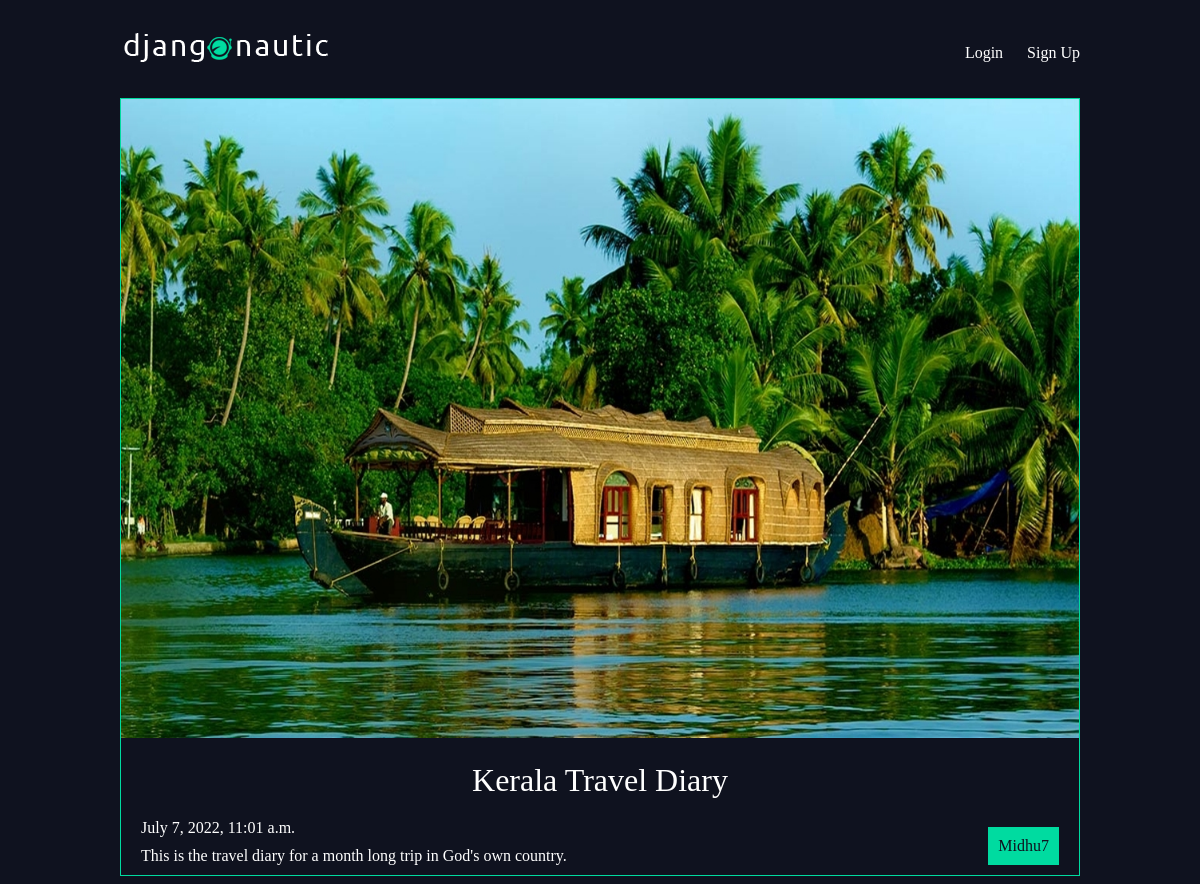
The page /articles/kerala-travel-diary/ on the database its author committed.
### articles/models.py (models this page shows, shortened)
class Article(models.Model):
    title = models.CharField(max_length=100)
    slug = models.SlugField()
    body = models.TextField()
    date = models.DateTimeField(auto_now_add=True)
    thumb = models.ImageField(default='default.png', blank=True)
    author = models.ForeignKey(User, on_delete=models.CASCADE, default=None)

### articles/views.py (the view)
# urls.py: path('<slug>/', views.article_detail, name='detail'),
def article_detail(request, slug):
    article = Article.objects.get(slug = slug)
    return render(request, 'articles/article_detail.html', {'article':article})

### articles/templates/articles/article_detail.html
{% extends 'base_layout.html' %}
{% block content %}
<div class="article-detail">
    <div class="article">
        <img src="{{article.thumb.url}}" alt="Image">
        <h2>{{article.title}}</h2>
        <p>{{article.date}}</p>
        <p>{{article.body}}</p>
        <p class="author">{{article.author.username}}</p>
    </div>
</div>
{% endblock %}

### assets/styles.css (style rules this page uses)
body { background-color: #0f121f; background-image: url(/static/stars.png); color: #fff; }
body * { font-family: Ubuntu; }
h1, h2, h3, h4, h5 { font-weight: normal; margin: 0; }
.article { padding: 10px; border: 1px solid #00dba0; position: relative; padding-bottom: 40px; }
.article h2 { font-size: 1.2em; }
.article .author { padding: 10px; background: #00dba0; position: absolute; right: 0; bottom: 0; margin: 0; color: #0f121f; }
.article-detail .article { padding: 0; }
.article-detail .article img { max-width: 100%; }
.article-detail .article h2 { text-align: center; margin: 20px auto; font-size: 2em }
.article-detail .article p { margin: 10px 20px }

### rows shown on the page
Article: thumb (picture), title "Kerala Travel Diary", date "July 7, 2022, 11:01 a.m.", body "This is the travel diary for a month long trip in God's own country.", author.username "Midhu7"
